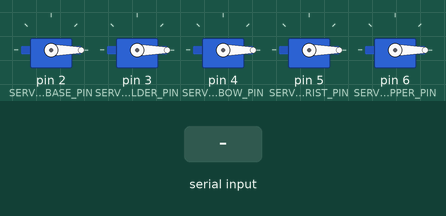
Simulated run of this sketch. Board: Arduino Uno, built with avr-gcc and run on an emulated ATmega328P. Shown: 5 × servo. Inputs (shaded band) come from the test bench.

Above: at 1.2 s.
1.3 s: "90,45\n" received over Serial
At 2.28 s:
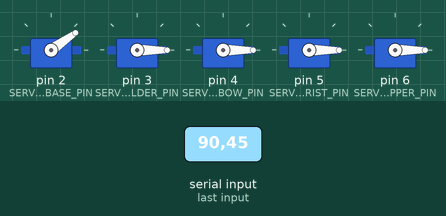
At 5.1 s:
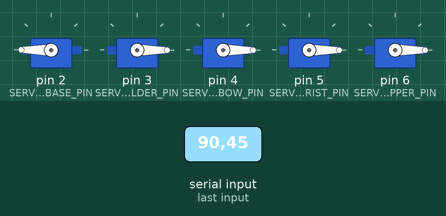
Timing chart, 0 to 6.6 s (numbered marks = the images above; inputs shaded):
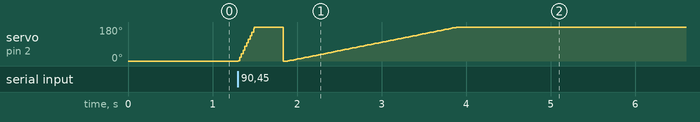

The sketch:

robot_control.ino
```cpp
#include <Servo.h>

// Declare the Arduino pin where each servo is connected
#define SERVO_BASE_PIN 2
#define SERVO_SHOULDER_PIN 3
#define SERVO_ELBOW_PIN 4
#define SERVO_WRIST_PIN 5
#define SERVO_GRIPPER_PIN 6

// Define the start configuration of the joints
#define BASE_START 0
#define SHOULDER_START 0
#define ELBOW_START 0
#define WRIST_START 0
#define GRIPPER_START 0

// Register the servo motors of each joint
Servo base;
Servo shoulder;
Servo elbow;
Servo wrist;
Servo gripper;

uint8_t idx = 0;
uint8_t val_idx = 0;
char value[5] = "0000";


/*
 * This function moves a given servo smoothly from a given start position to a given end position.
 * The movement can be both clockwise or counterclockwise based on the values assigned to
 * the start position and end position
 */
void reach_goal(Servo& motor, int goal)
{
  if(goal>=motor.read())
  {
    // goes from the start point degrees to the end point degrees
    for (int pos = motor.read(); pos <= goal; pos ++)
    {
      motor.write(pos);
      delay(1);
    }
  }
  else
  {
    // goes from the end point degrees to the start point degrees
    for (int pos = motor.read(); pos >= goal; pos --)
    {
      motor.write(pos);
      delay(1);
    }
  }
}

void setup() {
  // Attach and Initialize each Servo to the Arduino pin where it is connected
  base.attach(SERVO_BASE_PIN);
  shoulder.attach(SERVO_SHOULDER_PIN);
  elbow.attach(SERVO_ELBOW_PIN);
  wrist.attach(SERVO_WRIST_PIN);
  gripper.attach(SERVO_GRIPPER_PIN);

  // Set a common start point for each joint
  // This way, the start status of each joint is known
  base.write(BASE_START);
  shoulder.write(SHOULDER_START);
  elbow.write(ELBOW_START);
  wrist.write(WRIST_START);
  gripper.write(GRIPPER_START);

  // Start the Serial communication with ROS
  Serial.begin(115200);
  Serial.setTimeout(1);
}

void loop() {
  if (Serial.available())
  {
    char chr = Serial.read();

    // base motor
    if(chr == 'b')
    {
      idx = 0;
      val_idx = 0;
    }
    // shoulder motor
    else if(chr == 's')
    {
      idx = 1;
      val_idx = 0;
    }
    // elbow motor
    else if(chr == 'e')
    {
      idx = 2;
      val_idx = 0;
    }
    // wrist motor
    else if(chr == 'w')
    {
      idx = 3;
      val_idx = 0;
    }
    // gripper motor
    else if(chr == 'g')
    {
      idx = 4;
      val_idx = 0;
    }
    // Separator
    else if(chr == ',')
    {
      int val = atoi(value);
      if(idx == 0)
      {
        reach_goal(base, val);
      }
      else if(idx == 1)
      {
        reach_goal(shoulder, val);
      }
      else if(idx == 2)
      {
        reach_goal(elbow, val);
      }
      else if(idx == 3)
      {
        reach_goal(wrist, val);
      }
      else if(idx == 4)
      {
        reach_goal(gripper, val);
      }

      // reset the angle
      value[0] = '0';
      value[1] = '0';
      value[2] = '0';
      value[3] = '0';
      value[4] = '\0';
    }
    // Plain number
    else
    {
      value[val_idx] = chr;
      val_idx++;
    }
  }
}
```
